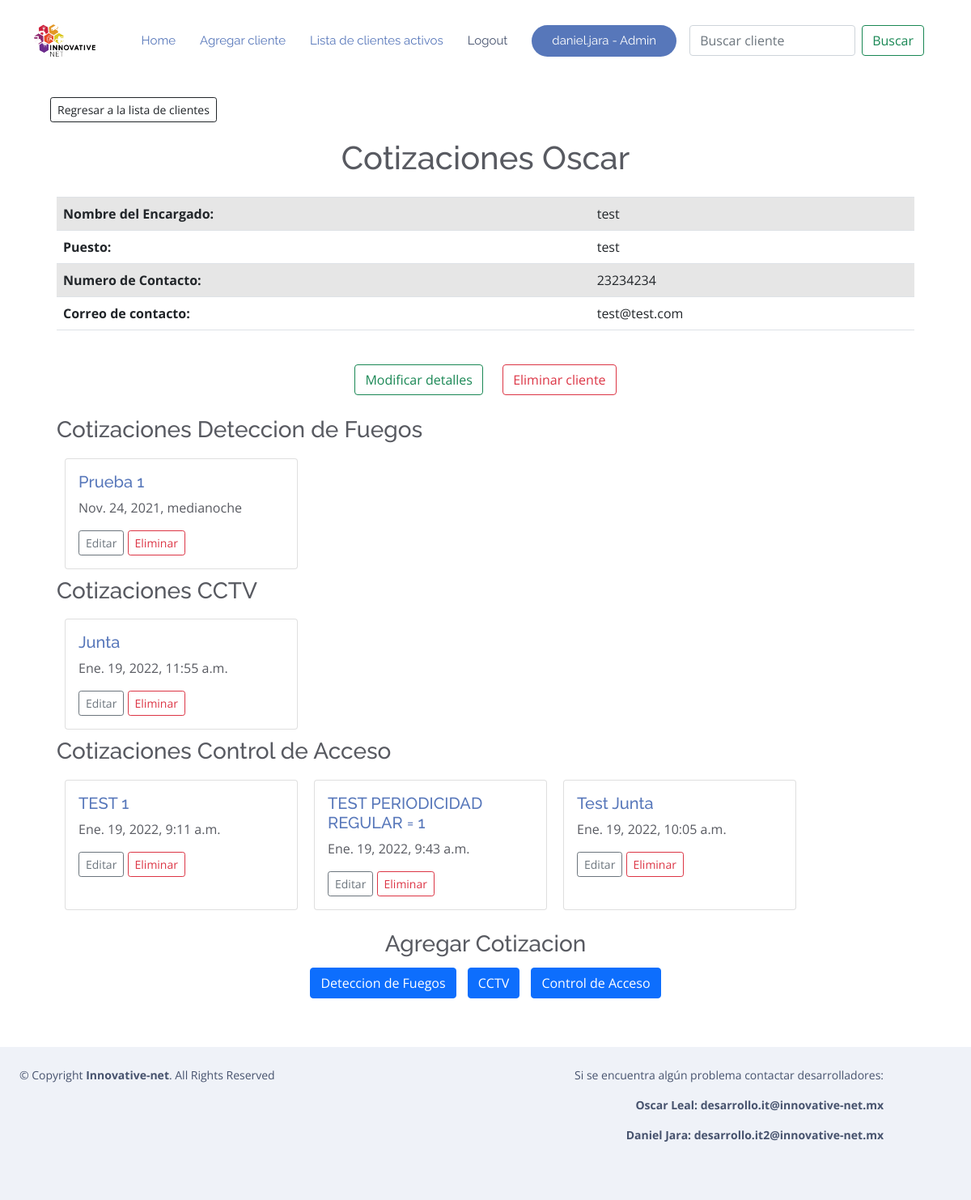
Screenshot of /mostrar_cliente/44/ (signed in) with the database file from the repository.
### RPA/models.py (models this page shows, shortened)
class Cliente(models.Model):
    usuario = models.ForeignKey(User, on_delete=models.CASCADE, null=True, blank=True)
    nombre = models.CharField('Nombre de la compañia cliente',max_length=200)
    encargado = models.CharField('Nombre del contacto dentro de la empresa',max_length
    =120)
    puesto_encargado = models.CharField('Puesto del contacto',max_length
    =120)
    numero_contacto=models.CharField('Numero de telefono para contactar',max_length
    =10)
    correo_contacto=models.EmailField('Correo para contactar',blank=True)
    def __str__(self):
        return self.nombre
    class Meta:
        ordering = ['nombre']

class Cotizacion(models.Model):
    num_list = [(1,"1"),(2,"2"),(3,"3"),(4,"4"),(6,"6")]
    cliente = models.ForeignKey(Cliente, on_delete=models.CASCADE, null=True, blank=True)
    titulo = models.CharField(verbose_name="Nombre Cotizacion", null=True, blank=True,max_length=200)
    lugar_de_mantenimiento = models.CharField('Lugar en que se realizara el mantenimiento',max_length
    =120,blank=True)
    descripcion_cotizacion = models.TextField('Descripcion de la cotizacion',blank=True)
    fecha = models.DateTimeField('Fecha de realizacion de la cotizacion',blank=True,null=True, default=datetime.now())
    periodoregular = models.IntegerField('Periodicidad regular de mmto al año',choices=num_list,null=True)
    preguntaperiodoadicional = models.BooleanField('Quieres agregar periodicidad adicional a la regular?',default=False)
    periodoadicional=models.IntegerField('Periodicidad adicional a la regular',choices=num_list,null=True,blank=True)
    mantenimientos = models.ManyToManyField(Nombre_servicio,through="Mantenimiento")
    class Meta:
        ordering = ['cliente']
        verbose_name_plural = "Cotizaciones Deteccion Fuego"

class Cotizacion_CCTV(models.Model):
    num_list = [(1,"1"),(2,"2"),(3,"3"),(4,"4"),(6,"6")]
    cliente = models.ForeignKey(Cliente, on_delete=models.CASCADE, null=True, blank=True)
    titulo = models.CharField(verbose_name="Nombre Cotizacion", null=True, blank=True,max_length=200)
    lugar_de_mantenimiento = models.CharField('Lugar en que se realizara el mantenimiento',max_length
    =120,blank=True)
    descripcion_cotizacion = models.TextField('Descripcion de la cotizacion',blank=True)
    fecha = models.DateTimeField('Fecha de realizacion de la cotizacion',blank=True,null=True, default=datetime.now())
    periodoregular = models.IntegerField('Periodicidad regular de mmto al año',choices=num_list,null=True)
    preguntaperiodoadicional = models.BooleanField('Quieres agregar periodicidad adicional a la regular?',default=False)
    periodoadicional=models.IntegerField('Periodicidad adicional a la regular',choices=num_list,null=True,blank=True)
    mantenimientos = models.ManyToManyField(Nombre_servicio_CCTV,through="Mantenimiento_CCTV")
    class Meta:
        ordering = ['cliente']
        verbose_name_plural = "Cotizaciones CCTV"

class Cotizacion_CA(models.Model):
    num_list = [(1,"1"),(2,"2"),(3,"3"),(4,"4"),(6,"6")]
    cliente = models.ForeignKey(Cliente, on_delete=models.CASCADE, null=True, blank=True)
    titulo = models.CharField(verbose_name="Nombre Cotizacion", null=True, blank=True,max_length=200)
    lugar_de_mantenimiento = models.CharField('Lugar en que se realizara el mantenimiento',max_length
    =120,blank=True)
    descripcion_cotizacion = models.TextField('Descripcion de la cotizacion',blank=True)
    fecha = models.DateTimeField('Fecha de realizacion de la cotizacion',blank=True,null=True, default=datetime.now())
    periodoregular = models.IntegerField('Periodicidad regular de mmto al año',choices=num_list,null=True)
    preguntaperiodoadicional = models.BooleanField('Quieres agregar periodicidad adicional a la regular?',default=False)
    periodoadicional=models.IntegerField('Periodicidad adicional a la regular',choices=num_list,null=True,blank=True)
    mantenimientos = models.ManyToManyField(Nombre_servicio_CA,through="Mantenimiento_CA")
    class Meta:
        ordering = ['cliente']
        verbose_name_plural = "Cotizaciones CA"

### RPA/views.py (the view)
# urls.py: path('mostrar_cliente/<int:pk>/', Mostrar_Cliente.as_view(), name='mostrar_cliente'),
class Mostrar_Cliente(LoginRequiredMixin, DetailView):
    model = Cliente
    object = "cliente"
    template_name = "cliente/detalle_cliente.html"
    def get_context_data(self, **kwargs):
        ctx = super(Mostrar_Cliente, self).get_context_data(**kwargs)
        cat = kwargs.get("object")
        ctx['cotizaciones'] = Cotizacion.objects.filter(cliente = cat)
        ctx['cotizaciones_cctv'] = Cotizacion_CCTV.objects.filter(cliente = cat)
        ctx['cotizaciones_ca'] = Cotizacion_CA.objects.filter(cliente = cat)
        return ctx

### RPA/templates/cliente/detalle_cliente.html
{% extends "mantenimientos/base.html" %}
{% block body %}
<div class="container">
    <right>
        <a href="{% url 'lista_clientes' %}">
            <button type=button class="btn btn-outline-dark btn-sm" style="margin:20px">Regresar a la lista de clientes</button>
        </a>
    </right>
    <div style="text-align: center;">
        <h1> Cotizaciones {{ cliente }} </h1>
    </div>
    <div class="container p-3">
        <div class="container">
            <table class="table table-striped">
                <tbody>
                    <tr>
                        <th>Nombre del Encargado: </th>
                        <td>{{ cliente.encargado }}</td>
                    </tr>
                    <tr>
                        <th>Puesto: </th>
                        <td>{{ cliente.puesto_encargado }}</td>
                    </tr>
                    <tr>
                        <th> Numero de Contacto: </th>
                        <td>{{ cliente.numero_contacto }}</td>
                    </tr>
                    <tr>
                        <th>Correo de contacto: </th>
                        <td>{{ cliente.correo_contacto }}</td>
                    </tr>
                </tbody>
            </table>
        </div>
        <div class="container p-3">
            <center>
                <a href="{% url 'modificar_cliente' cliente.id %}">
                    <button type="button" class="btn btn-outline-success" style="margin:10px">Modificar detalles</button>
                </a>
                <a href="{% url 'eliminar_cliente' cliente.id %}">
                    <button type="button" class="btn btn-outline-danger" style="margin:10px">Eliminar cliente</button>
                </a>
            </center>
        </div>
        <div class="container">
            <div>
                <h3> Cotizaciones Deteccion de Fuegos </h3>
            </div>
            <div style="display: flex; flex-direction: row; flex-wrap: wrap">
                {% for cotizacion in cotizaciones %}
                <div class="card" style="width: 18rem; margin: 10px">
                    <div class="card-body">
                        <div style="display: flex; flex-direction: row">
                            <a href="{% url 'detalle_cotizacion' cotizacion.cliente.id cotizacion.id %}">
                                <h5 class="card-title">
                                    {{ cotizacion.titulo }}
                                </h5>
                                </a>
                        </div>
                        <p class="card-text">{{ cotizacion.fecha }}</p>
                        <a href="{% url 'modificar_cotizacion' cotizacion.id %}" class="btn btn-outline-secondary btn-sm"> Editar </a>
                        <a href="{% url 'eliminar_cotizacion' cotizacion.cliente.id cotizacion.id %}" class="btn btn-outline-danger btn-sm"> Eliminar </a>
                    </div>
                </div>
                {% empty %}
                <div class="container-fluid" style="text-align: center; margin-top: 30px; margin-bottom: 20px;">
                    <h4> No hay ninguna cotizacion </h4>
                </div>
                {% endfor %}
            </div>
            <div>
                <h3> Cotizaciones CCTV </h3>
            </div>
            <div style="display: flex; flex-direction: row; flex-wrap: wrap">
                {% for cotizacion in cotizaciones_cctv %}
                <div class="card" style="width: 18rem; margin: 10px">
                    <div class="card-body">
                        <div style="display: flex; flex-direction: row">
                            <a href="{% url 'detalle_cotizacion_cctv' cotizacion.cliente.id cotizacion.id %}">
                                <h5 class="card-title">
                                    {{ cotizacion.titulo }}
                                </h5>
                            </a>
                        </div>
                        <p class="card-text">{{ cotizacion.fecha }}</p>
                        <a href="{% url 'modificar_cotizacion_cctv' cotizacion.id %}" class="btn btn-outline-secondary btn-sm"> Editar </a>
                        <a href="{% url 'eliminar_cotizacion_cctv' cotizacion.cliente.id cotizacion.id %}" class="btn btn-outline-danger btn-sm"> Eliminar </a>
                    </div>
                </div>
                {% empty %}
                <div class="container-fluid" style="text-align: center; margin-top: 30px; margin-bottom: 20px;">
                    <h4> No hay ninguna cotizacion </h4>
                </div>
                {% endfor %}
            </div>
            <div>
                <h3> Cotizaciones Control de Acceso </h3>
            </div>
            <div style="display: flex; flex-direction: row; flex-wrap: wrap">
                {% for cotizacion in cotizaciones_ca %}
                <div class="card" style="width: 18rem; margin: 10px">
                    <div class="card-body">
                        <div style="display: flex; flex-direction: row">
                            <a href="{% url 'detalle_cotizacion_ca' cotizacion.cliente.id cotizacion.id %}">
                            <h5 class="card-title">
                                {{ cotizacion.titulo }}
                            </h5>
                            </a>
                        </div>
                        <p class="card-text">{{ cotizacion.fecha }}</p>
                        <a href="{% url 'modificar_cotizacion_ca' cotizacion.id %}" class="btn btn-outline-secondary btn-sm"> Editar </a>
                        <a href="{% url 'eliminar_cotizacion_ca' cotizacion.cliente.id cotizacion.id %}" class="btn btn-outline-danger btn-sm"> Eliminar </a>
                    </div>
                </div>
                {% empty %}
                <div class="container-fluid" style="text-align: center; margin-top: 30px; margin-bottom: 20px;">
                    <h4> No hay ninguna cotizacion </h4>
                </div>
                {% endfor %}
            </div>
            <div class="container" style="padding: 15px;">
                <center>
                    <h3> Agregar Cotizacion </h3>
                    <a href="{% url 'agregar_cotizacion' cliente.id %}">
                        <button type="button" class="btn btn-primary" style="margin: 5px;"> Deteccion de Fuegos </button>
                    </a>
                    <a href="{% url 'agregar_cotizacion_cctv' cliente.id %}">
                        <button type="button" class="btn btn-primary" style="margin: 5px;"> CCTV </button>
                    </a>
                    <a href="{% url 'agregar_cotizacion_ca' cliente.id %}">
                        <button type="button" class="btn btn-primary" style="margin: 5px;"> Control de Acceso </button>
                    </a>
                </center>
            </div>
        </div>
    </div>
</div>
<br>
{% endblock %}

### RPA/templates/mantenimientos/base.html (shortened to what this page needs)
{% load static %}
<!DOCTYPE html>
<html lang="en">
<head>
  <link rel="stylesheet" href="https://stackpath.bootstrapcdn.com/bootstrap/4.5.0/css/bootstrap.min.css">
  <link href="{% static '\vendor\aos\aos.css' %}" rel="stylesheet">
  <link href="{% static '\vendor\bootstrap\css\bootstrap.min.css' %}" rel="stylesheet">
  <link href="{% static '\vendor\bootstrap-icons\bootstrap-icons.css' %}" rel="stylesheet">
  <link href="{% static '\vendor\boxicons\css\boxicons.min.css' %}" rel="stylesheet">
  <link href="{% static '\vendor\glightbox\css\glightbox.min.css' %}" rel="stylesheet">
  <link href="{% static '\vendor\swiper\swiper-bundle.min.css' %}" rel="stylesheet">
  <link href="{% static '\css\style.css' %}" rel="stylesheet">
</head>
<body style="padding-top: 70px;">
  <header id="header" class="fixed-top  header-transparent ">
    <div class="container d-flex align-items-center justify-content-between">
      <div class="logo">
        <a href="https://www.innovative-net.mx/"><img src="{% static '\assets\img\horizontal blanco.png' %}" alt="" class="img-fluid"></a>
      </div>
      <nav id="navbar" class="navbar">
        <ul>
          <li><a class="nav-link scrollto active" href="{% url 'home' %}">Home</a></li>
          <li><a class="nav-link scrollto active" href="{% url 'agregar_cliente' %}">Agregar cliente</a></li>
          <li><a class="nav-link scrollto active" href="{% url 'lista_clientes' %}">Lista de clientes activos</a></li>
          {% if request.user.is_authenticated %}
          <li><a class="nav-link scrollto" href="{% url 'logout' %}">Logout</a></li>
          {% if request.user.is_staff %}
              <li><a class="getstarted scrollto" href="{% url 'admin:index' %}" >{{request.user}} - Admin</a></li>
              {% else %}
              <li><a class="getstarted scrollto" href="" >{{request.user}}</a></li>
              {% endif %}
          {% else %}
          <li><a class="getstarted scrollto" href="{% url 'login'  %}" >Login</a></li>
          {% endif %}
        </ul>
        <form class="d-flex m-3" method="POST" action="{% url 'buscar_clientes' %}">
          <input class="form-control me-2" type="search" placeholder="Buscar cliente"
                 aria-label="Buscar cliente" name="searched">
          <button class="btn btn-outline-success" type="submit">
            Buscar
          </button>
        </form>
      </nav>
    </div>
  </header>
    <div class="container-fluid" style="margin-top: 30px;">
      {% block body %}
      {% endblock %}
    </div>
        <footer id="footer">
          <div class="row container py-4 ">
            <div class="col">
              <div class="copyright">
                &copy; Copyright <strong><span>Innovative-net</span></strong>. All Rights Reserved
              </div>
            </div>
            <div class="col container " style="text-align: right;">
              <p>Si se encuentra algún problema contactar desarrolladores:</p>
              <strong>
                <p>Oscar Leal: desarrollo.it@innovative-net.mx</p>
                <p>Daniel Jara: desarrollo.it2@innovative-net.mx</p>
              </strong>
            </div>
          </div>
        </footer>
</body>
        </html>

### RPA/static/css/style.css (style rules this page uses)
body { font-family: "Open Sans", sans-serif; color: #585a61; }
a { color: #5777ba; text-decoration: none; }
h1, h2, h3, h4, h5, h6 { font-family: "Raleway", sans-serif; }
#header { transition: all 0.5s; z-index: 997; transition: all 0.5s; padding: 15px 0; background: rgba(255, 255, 255, 0.95); }
#header.header-transparent { background: transparent; }
#header .logo img { margin: 0; max-height: 40px; }
.navbar { padding: 0; }
.navbar ul { margin: 0; padding: 0; display: flex; list-style: none; align-items: center; }
.navbar li { position: relative; }
.navbar a, .navbar a:focus { display: flex; align-items: center; justify-content: space-between; padding: 10px 0 10px 30px; font-family: "Raleway", sans-serif; font-size: 15px; color: #47536e; white-space: nowrap; transition: 0.3s; }
.navbar a:hover, .navbar .active, .navbar .active:focus, .navbar li:hover > a { color: #5777ba; }
.navbar .getstarted { background: #5777ba; color: #fff; padding: 12px 25px; margin-left: 30px; color: #fff; line-height: 1; border-radius: 50px; }
#footer { background: #fff; padding: 0 0 30px 0; color: #47536e; font-size: 14px; background: #eff2f8; }
#footer .copyright { text-align: center; float: left; color: #47536e; }

### rows the page displays
Cliente: nombre "Oscar", encargado "test", puesto_encargado "test", numero_contacto "23234234", correo_contacto "test@test.com"
Cotizacion: titulo "Prueba 1", fecha "Nov. 24, 2021, medianoche"
Cotizacion_CCTV: titulo "Junta", fecha "Ene. 19, 2022, 11:55 a.m."
Cotizacion_CA: titulo "TEST 1", fecha "Ene. 19, 2022, 9:11 a.m."
Cotizacion_CA: titulo "TEST PERIODICIDAD REGULAR = 1", fecha "Ene. 19, 2022, 9:43 a.m."
Cotizacion_CA: titulo "Test Junta", fecha "Ene. 19, 2022, 10:05 a.m."

### other values shown
{{ request.user }} "daniel.jara"
